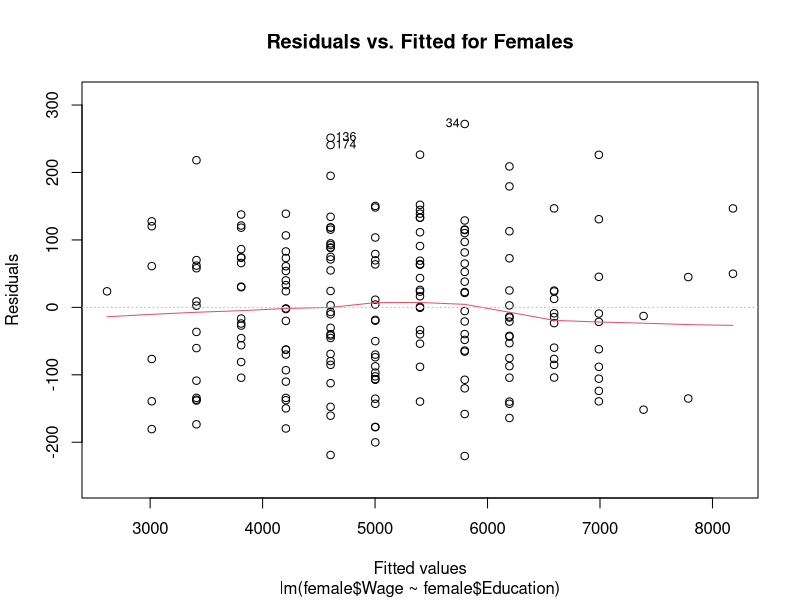
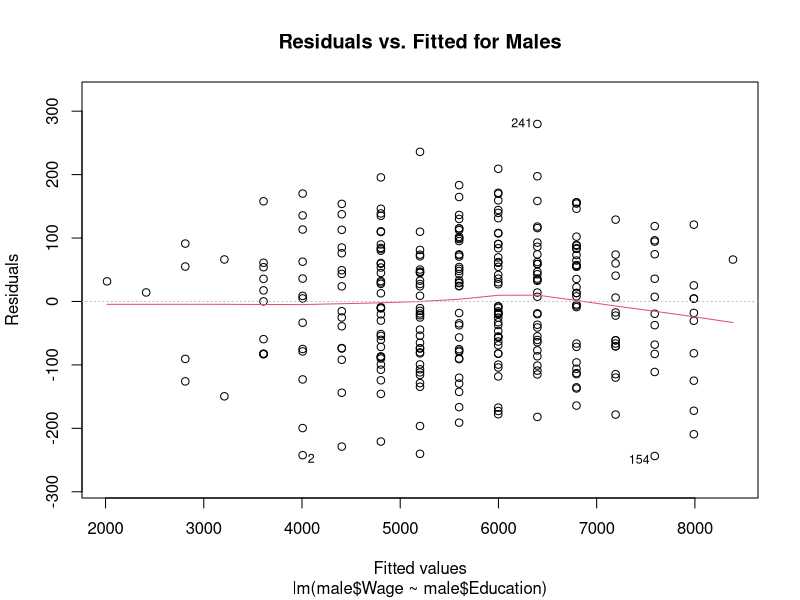
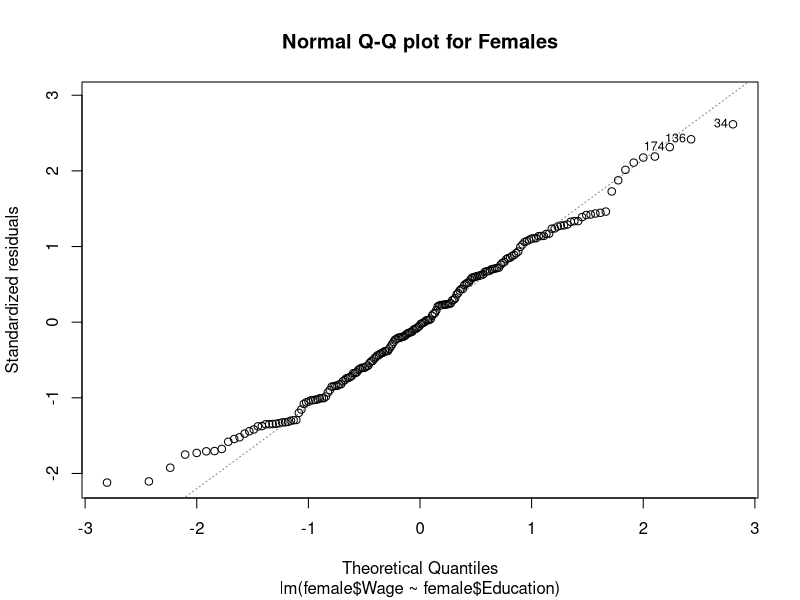
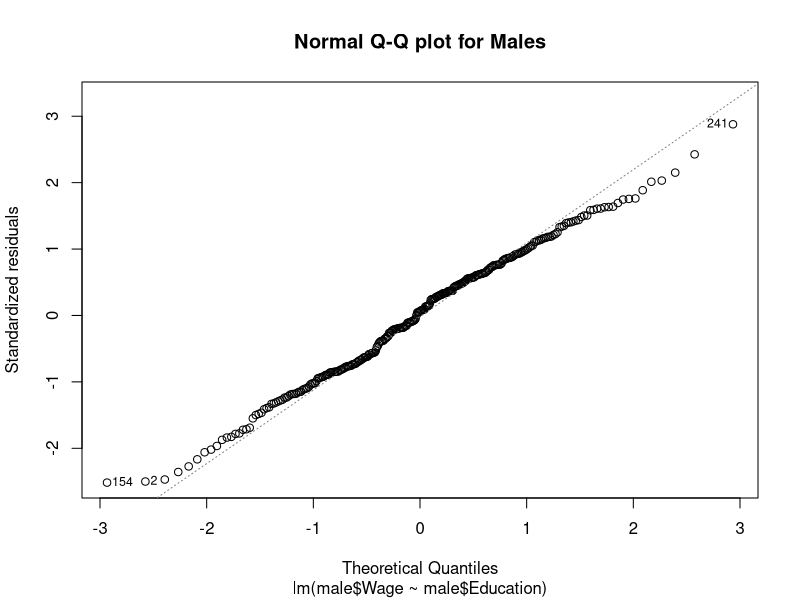
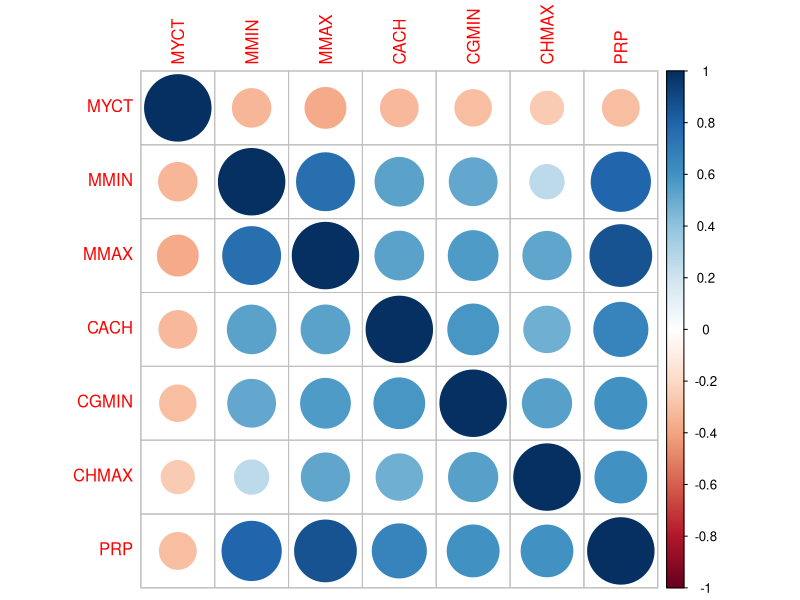
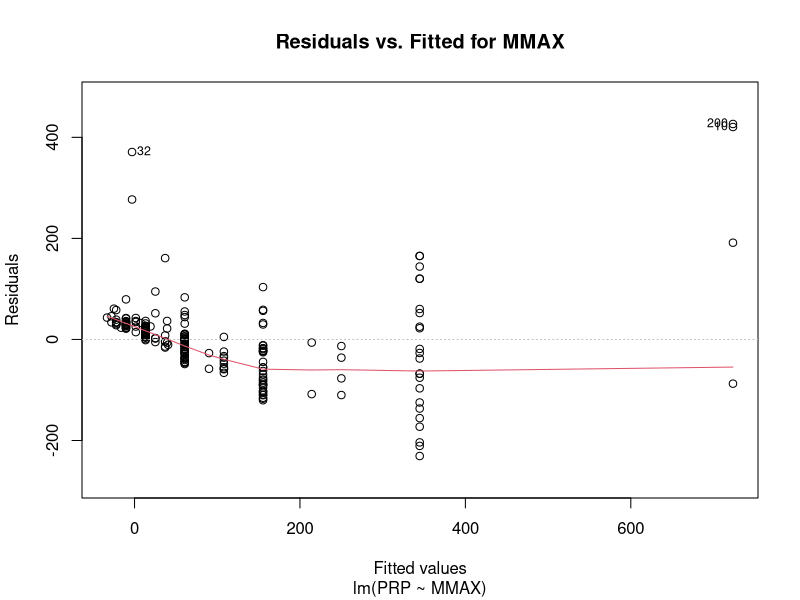
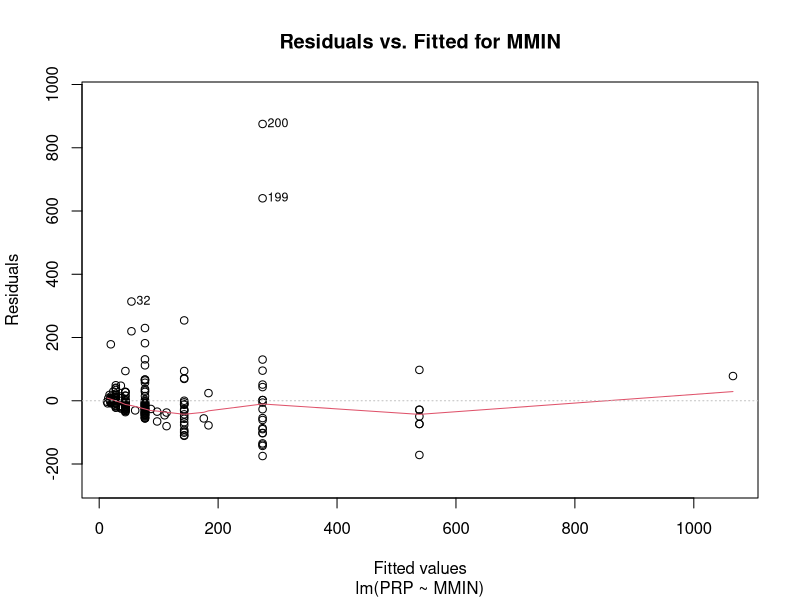
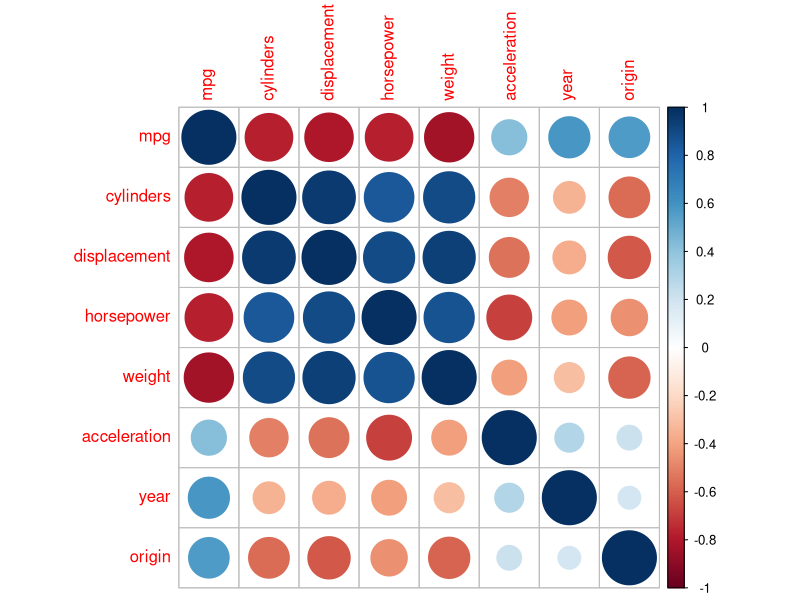

Recreate these plots in R, in order.
## ---- chunk 1
setwd(dirname(rstudioapi::getActiveDocumentContext()$path))

education_df = read.csv("EducationBis.txt", header = TRUE, sep = "\t", comment.char = "#")
## ---- chunk 2
range(education_df$Wage)
## ---- chunk 3
range(education_df$Education)
## ---- chunk 4
unique(education_df$Gender)
## ---- chunk 5
female = education_df[which(education_df$Gender == "female"),]
male = education_df[which(education_df$Gender == "male"),]
lm_male = lm(male$Wage ~ male$Education)
lm_female = lm(female$Wage ~ female$Education)

summary(lm_female)
summary(lm_male)
## ---- chunk 6
plot(lm_female, which = c(1), main = "Residuals vs. Fitted for Females", caption = "")
plot(lm_male, which = c(1), main = "Residuals vs. Fitted for Males", caption = "")

plot(lm_female, which = c(2), main = "Normal Q-Q plot for Females", caption = "")
plot(lm_male, which = c(2), main = "Normal Q-Q plot for Males", caption = "")
## ---- chunk 7
lm_education = lm(education_df$Wage ~ education_df$ID + education_df$Education + education_df$Gender)
summary(lm_education)
## ---- chunk 8
setwd(dirname(rstudioapi::getActiveDocumentContext()$path))

computers_df = read.csv("Computers.txt", header = TRUE, sep = "\t"  , comment.char = "#")
## ---- chunk 9
unique(computers_df$vendor)
## ---- chunk 10
range(computers_df$MYCT)
range(computers_df$MYCT[(min(computers_df$MYCT) < computers_df$MYCT) 
												& (computers_df$MYCT < max(computers_df$MYCT))
												])

range(computers_df$MMIN)
range(computers_df$MMIN[(min(computers_df$MMIN) < computers_df$MMIN) 
												& (computers_df$MMIN < max(computers_df$MMIN))
												])

range(computers_df$MMAX)
range(computers_df$MMAX[(min(computers_df$MMAX) < computers_df$MMAX) 
												& (computers_df$MMAX < max(computers_df$MMAX))
												])

range(computers_df$CACH)
range(computers_df$CACH[(min(computers_df$CACH) < computers_df$CACH) 
												& (computers_df$CACH < max(computers_df$CACH))
												])

range(computers_df$CGMIN)
range(computers_df$CGMIN[(min(computers_df$CGMIN) < computers_df$CGMIN) 
												& (computers_df$CGMIN < max(computers_df$CGMIN))
												])

range(computers_df$CHMAX)
range(computers_df$CHMAX[(min(computers_df$CHMAX) < computers_df$CHMAX) 
												& (computers_df$CHMAX < max(computers_df$CHMAX))
												])

range(computers_df$PRP)
range(computers_df$PRP[(min(computers_df$PRP) < computers_df$PRP) 
												& (computers_df$PRP < max(computers_df$PRP))
												])

range(computers_df$ERP)
range(computers_df$ERP[(min(computers_df$ERP) < computers_df$ERP) 
												& (computers_df$ERP < max(computers_df$ERP))
												])
## ---- chunk 11
library(corrplot)
## ---- chunk 12
computers_df_cor = cor(
  subset(
  	# to remove the non-numeric fields (model & vendor)
    computers_df[sapply(computers_df, is.numeric)],
    # Removing the ERP field that should not be used
    select = -c(ERP),
  )
)
corrplot(computers_df_cor)
## ---- chunk 13
computers_df_lm_MMAX = lm(PRP ~ MMAX, data = computers_df)
summary(computers_df_lm_MMAX)
confint(computers_df_lm_MMAX, 'MMAX', level = 0.95)

computers_df_lm_MMIN = lm(PRP ~ MMIN, data = computers_df)
summary(computers_df_lm_MMIN)
confint(computers_df_lm_MMIN, 'MMIN', level = 0.95)
## ---- chunk 14
plot(computers_df_lm_MMAX, which = c(1), main = "Residuals vs. Fitted for MMAX", caption = "")
plot(computers_df_lm_MMIN, which = c(1), main = "Residuals vs. Fitted for MMIN", caption = "")
## ---- chunk 15
setwd(dirname(rstudioapi::getActiveDocumentContext()$path))

cars_df = read.csv("Cars.txt", header = TRUE, sep = "\t", comment.char = "#")
## ---- chunk 16
range(cars_df$mpg)
range(cars_df$mpg[(min(cars_df$mpg) < cars_df$mpg) 
												& (cars_df$mpg < max(cars_df$mpg))
												])
## ---- chunk 17
unique(cars_df$cylinders)
## ---- chunk 18
range(cars_df$displacement)
range(cars_df$displacement[(min(cars_df$displacement) < cars_df$displacement) 
												& (cars_df$displacement < max(cars_df$displacement))
												])
## ---- chunk 19
unique(cars_df$horsepower)
## ---- chunk 20

cars_df_cleaned <- cars_df[!is.na(cars_df$horsepower),]
## ---- chunk 21
range(cars_df_cleaned$weight)
range(cars_df_cleaned$weight[(min(cars_df_cleaned$weight) < cars_df_cleaned$weight) 
												& (cars_df_cleaned$weight < max(cars_df_cleaned$weight))
												])
## ---- chunk 22
range(cars_df_cleaned$acceleration)
range(cars_df_cleaned$acceleration[(min(cars_df_cleaned$acceleration) < cars_df_cleaned$acceleration) 
												& (cars_df_cleaned$acceleration < max(cars_df_cleaned$acceleration))
												])
## ---- chunk 23
range(cars_df_cleaned$year)
## ---- chunk 24
range(cars_df_cleaned$origin)
## ---- chunk 25
library(corrplot)
## ---- chunk 26
cars_df_cor = cor(
  subset(
  	# to remove the non-numeric fields
    cars_df_cleaned[sapply(cars_df_cleaned, is.numeric)],
  )
)
corrplot(cars_df_cor)
## ---- chunk 27
cars_df_cleaned_lm_weight = lm(mpg ~ weight, data = cars_df_cleaned)
summary(cars_df_cleaned_lm_weight)
confint(cars_df_cleaned_lm_weight, 'weight', level = 0.95)

## ---- chunk 28
plot(cars_df_cleaned_lm_weight, which = c(1), main = "Residuals vs. Fitted for Weight", caption = "")
